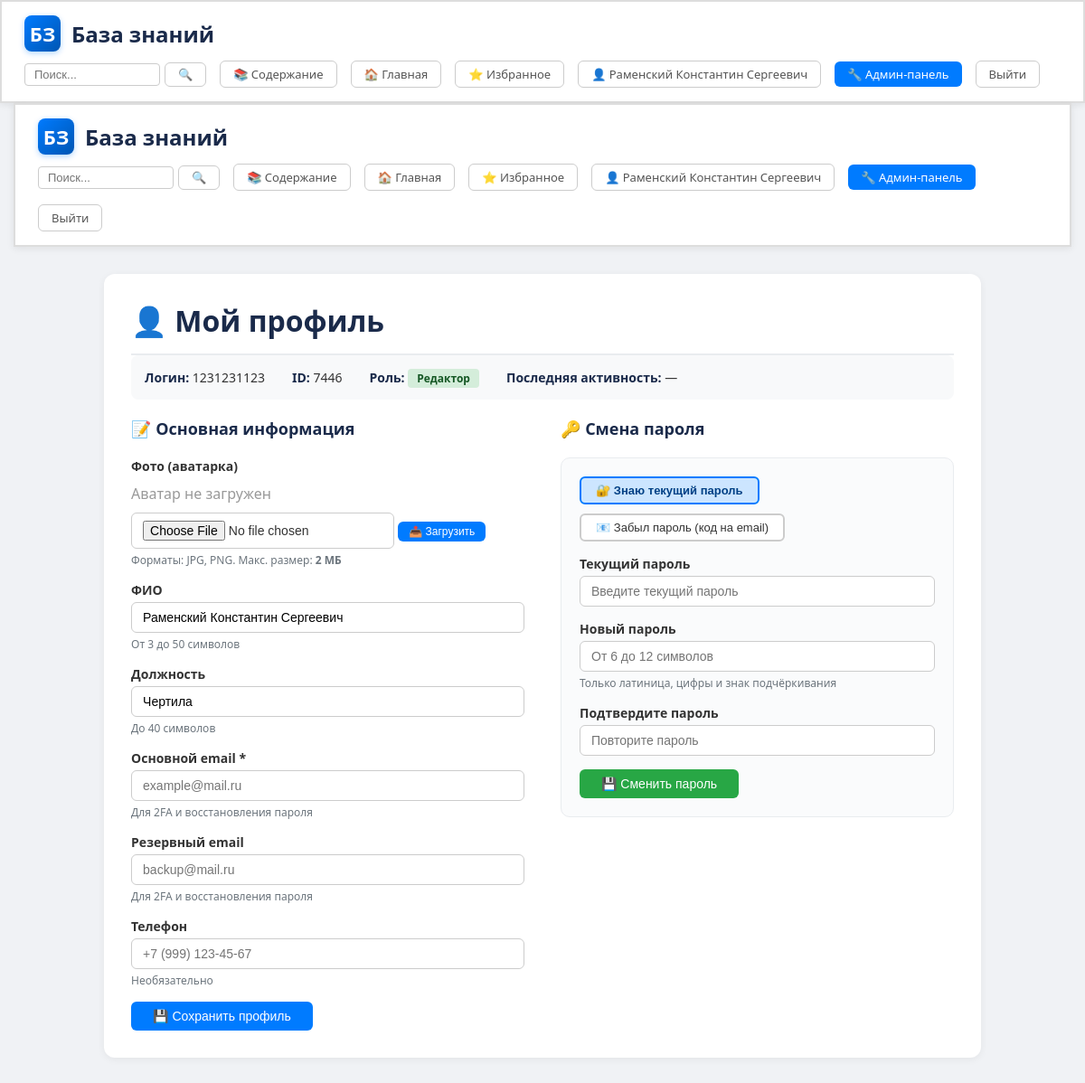
The app's page /profile.php (signed in) with its own data.
### tables this page shows
CREATE TABLE `users` (
  `id` int(11) NOT NULL AUTO_INCREMENT,
  `login` varchar(50) NOT NULL,
  `password` varchar(255) NOT NULL,
  `role` enum('admin','editor','employee','guest') DEFAULT 'guest',
  `full_name` varchar(255) DEFAULT NULL,
  `last_activity` datetime DEFAULT NULL,
  `position` varchar(255) DEFAULT NULL,
  `avatar` varchar(255) DEFAULT NULL,
  `deleted` tinyint(1) DEFAULT 0,
  `deleted_at` datetime DEFAULT NULL,
  `email` varchar(255) DEFAULT NULL,
  `backup_email` varchar(255) DEFAULT NULL,
  `phone` varchar(20) DEFAULT NULL,
  `two_factor_enabled` tinyint(1) DEFAULT 0,
  PRIMARY KEY (`id`),
  UNIQUE KEY `login` (`login`)
);

### config.php (called while the page is built, shortened)
<?php
$site_name = 'База знаний';
?>

### profile.php (the view, shortened to what this page needs)
<?php
require_once 'config.php';
$show_search = true;
include 'header.php';
$user_id = (int)$_SESSION['user_id'];
$role = $_SESSION['role'];
$stmt = $mysqli->prepare("SELECT id, login, full_name, position, avatar, email, backup_email, phone, two_factor_enabled, last_activity, role FROM users WHERE id = ?");
$stmt->bind_param("i", $user_id);
$stmt->execute();
$user = $stmt->get_result()->fetch_assoc();
?>
<!DOCTYPE html>
<html lang="ru">
<head>
    <link rel="stylesheet" href="style.css">
</head>
<body>
<div class="container">
    <?php
    $current_company_name = '';
    include 'header.php';
    ?>
    <div class="profile-container">
        <h1>👤 Мой профиль</h1>
        <div class="profile-info">
            <p><strong>Логин:</strong> <?= htmlspecialchars($user['login']) ?></p>
            <p><strong>ID:</strong> <?= $user['id'] ?></p>
            <p><strong>Роль:</strong> <span class="role-badge <?= $role ?>"><?= $role == 'admin' ? 'Администратор' : ($role == 'editor' ? 'Редактор' : 'Сотрудник') ?></span></p>
            <p><strong>Последняя активность:</strong> <?= $user['last_activity'] ? date('d.m.Y H:i:s', strtotime($user['last_activity'])) : '—' ?></p>
        </div>
        <div class="profile-two-col">
            <div class="profile-col-left">
                <div class="section-divider" style="border-top: none; padding-top: 0; margin-top: 0;">
                    <h3>📝 Основная информация</h3>
                </div>
                <form method="POST">
                    <div class="form-group">
                        <label>Фото (аватарка)</label>
                        <div class="avatar-preview" id="profile-avatar-preview">
                            <?php if ($user['avatar']): ?>
                                <img src="<?= htmlspecialchars($user['avatar']) ?>" alt="Аватар">
                            <?php else: ?>
                                <span style="color:#999;">Аватар не загружен</span>
                            <?php endif; ?>
                        </div>
                        <input type="file" id="profile-avatar-file" accept=".jpg,.jpeg,.png" style="width:auto;">
                        <button type="button" class="btn btn-sm btn-primary" onclick="uploadProfileAvatar()">📤 Загрузить</button>
                        <div class="hint">Форматы: JPG, PNG. Макс. размер: <strong>2 МБ</strong></div>
                    </div>
                    <div class="form-group">
                        <label>ФИО</label>
                        <input type="text" name="full_name" value="<?= htmlspecialchars($user['full_name'] ?? '') ?>" placeholder="Введите ФИО">
                        <div class="hint">От 3 до 50 символов</div>
                    </div>
                    <div class="form-group">
                        <label>Должность</label>
                        <input type="text" name="position" value="<?= htmlspecialchars($user['position'] ?? '') ?>" placeholder="Введите должность">
                        <div class="hint">До 40 символов</div>
                    </div>
                    <div class="form-group">
                        <label>Основной email *</label>
                        <input type="email" name="email" value="<?= htmlspecialchars($user['email'] ?? '') ?>" placeholder="example@mail.ru" required>
                        <div class="hint">Для 2FA и восстановления пароля</div>
                    </div>
                    <div class="form-group">
                        <label>Резервный email</label>
                        <input type="email" name="backup_email" value="<?= htmlspecialchars($user['backup_email'] ?? '') ?>" placeholder="backup@mail.ru">
                        <div class="hint">Для 2FA и восстановления пароля</div>
                    </div>
                    <div class="form-group">
                        <label>Телефон</label>
                        <input type="text" name="phone" value="<?= htmlspecialchars($user['phone'] ?? '') ?>" placeholder="+7 (999) 123-45-67">
                        <div class="hint">Необязательно</div>
                    </div>
                    <button type="submit" class="btn btn-primary">💾 Сохранить профиль</button>
                </form>
            </div>
            <div class="profile-col-right">
                <div class="section-divider" style="border-top: none; padding-top: 0; margin-top: 0;">
                    <h3>🔑 Смена пароля</h3>
                </div>
                <div class="password-section">
                    <div class="password-method-toggle">
                        <button type="button" class="method-btn active" id="method-current" onclick="switchPasswordMethod('current')">🔐 Знаю текущий пароль</button>
                        <button type="button" class="method-btn" id="method-code" onclick="switchPasswordMethod('code')">📧 Забыл пароль (код на email)</button>
                    </div>
                    <div class="password-method-content active" id="method-current-content">
                        <form method="POST">
                            <div class="form-group">
                                <label>Текущий пароль</label>
                                <input type="password" name="current_password" placeholder="Введите текущий пароль" required>
                            </div>
                            <div class="form-group">
                                <label>Новый пароль</label>
                                <input type="password" name="new_password" placeholder="От 6 до 12 символов" required>
                                <div class="hint">Только латиница, цифры и знак подчёркивания</div>
                            </div>
                            <div class="form-group">
                                <label>Подтвердите пароль</label>
                                <input type="password" name="confirm_password" placeholder="Повторите пароль" required>
                            </div>
                            <button type="submit" class="btn btn-success">💾 Сменить пароль</button>
                        </form>
                    </div>
                </div>
            </div>
        </div>
    </div>
</div>
</body>
</html>

### header.php (shortened to what this page needs)
<?php
$user_full_name = $_SESSION['full_name'] ?? $_SESSION['login'] ?? 'Гость';
$user_role = $_SESSION['role'] ?? 'guest';
$is_admin = ($user_role == 'admin');
$is_editor = ($user_role == 'editor');
if (isset($_SESSION['user_id'])) {
    $stmt = $mysqli->prepare("SELECT avatar, full_name, position FROM users WHERE id = ?");
    $uid = (int)$_SESSION['user_id'];
    $stmt->bind_param("i", $uid);
    $stmt->execute();
    $user_data = $stmt->get_result()->fetch_assoc();
    if ($user_data) {
        $user_full_name = $user_data['full_name'] ?? $_SESSION['login'];
    }
}
$show_search = $show_search ?? false;
$current_company_name = $current_company_name ?? '';
$site_title = ($site_name ?? 'База знаний') . ($current_company_name ? ' — ' . $current_company_name : '');
?>
<header class="header">
    <div class="logo">
        <span class="logo-svg" title="База знаний">БЗ</span>
        <span class="site-title"><?= htmlspecialchars($site_title) ?></span>
    </div>
    <div class="user-menu">
        <?php if ($show_search): ?>
        <form action="search.php" method="get" class="search-form">
            <input type="text" name="q" placeholder="Поиск..." value="<?= htmlspecialchars($_GET['q'] ?? '') ?>">
            <button type="submit" class="btn btn-sm btn-outline">🔍</button>
        </form>
        <?php endif; ?>
        <?php if (!empty($_SESSION['last_company_id'])): ?>
            <a href="view.php?company=<?= (int)$_SESSION['last_company_id'] ?>" class="btn btn-sm btn-outline">📚 Содержание</a>
        <?php else: ?>
            <a href="index.php" class="btn btn-sm btn-outline">📚 Содержание</a>
        <?php endif; ?>
        <a href="index.php" class="btn btn-sm btn-outline">🏠 Главная</a>
        <?php if (isset($_SESSION['user_id'])): ?>
            <a href="favorites.php" class="btn btn-sm btn-outline">⭐ Избранное</a>
        <?php endif; ?>
        <?php if (isset($_SESSION['user_id'])): ?>
            <a href="profile.php" class="btn-profile">👤 <?= htmlspecialchars($user_full_name) ?></a>
        <?php else: ?>
            <a href="login.php" class="btn btn-sm btn-primary">Войти</a>
        <?php endif; ?>
        <?php if (isset($_SESSION['user_id']) && ($is_admin || $is_editor)): ?>
            <a href="admin.php" class="btn btn-sm btn-primary">🔧 Админ-панель</a>
        <?php endif; ?>
        <?php if (isset($_SESSION['user_id'])): ?>
            <a href="logout.php" class="btn btn-sm btn-outline">Выйти</a>
        <?php endif; ?>
    </div>
</header>

### style.css (style rules this page uses)
* { margin: 0; padding: 0; box-sizing: border-box; }
body { font-family: 'Segoe UI', Arial, sans-serif; background: #f0f2f5; color: #333; min-height: 100vh; }
.container { width: 100%; max-width: 100%; padding: 0 15px; margin: 0; display: flex; flex-direction: column; min-height: 100vh; }
.header { background: #ffffff; padding: 15px 25px; border: 2px solid #ddd; border-radius: 0; box-shadow: 0 2px 8px rgba(0,0,0,0.08); display: flex; justify-content: space-between; align-items: center; margin: 0; flex-wrap: wrap; gap: 10px; width: 100%; }
.logo { display: flex; align-items: center; gap: 12px; }
.site-title { font-size: 24px; font-weight: 700; color: #1a2a4a; }
.user-menu { display: flex; align-items: center; gap: 15px; flex-wrap: wrap; }
.user-menu .search-form { display: flex; align-items: center; gap: 5px; }
.user-menu .search-form input[type="text"] { padding: 4px 10px; border: 1px solid #ccc; border-radius: 4px; font-size: 13px; width: 150px; }
.user-menu .btn-profile { background: transparent; border: 1px solid #ccc; color: #555; padding: 5px 14px; border-radius: 6px; text-decoration: none; font-weight: 500; font-size: 13px; transition: all 0.2s; display: inline-flex; align-items: center; gap: 6px; }
.btn { display: inline-block; padding: 8px 20px; border-radius: 6px; text-decoration: none; font-weight: 500; font-size: 14px; border: none; cursor: pointer; transition: all 0.2s; }
.btn-primary { background: #007bff; color: #fff; }
.btn-sm { padding: 5px 14px; font-size: 13px; }
.btn-outline { background: transparent; border: 1px solid #ccc; color: #555; }
.btn-success { background: #28a745; color: #fff; }

### header.php (style rules this page uses)
.header { background: #ffffff; padding: 15px 25px; border: 2px solid #ddd; border-radius: 0; box-shadow: 0 2px 8px rgba(0,0,0,0.08); display: flex; justify-content: space-between; align-items: center; margin: 0; flex-wrap: wrap; gap: 10px; width: 100%; }
.logo { display: flex; align-items: center; gap: 12px; }
.logo-svg { width: 40px; height: 40px; display: inline-block; background: linear-gradient(135deg, #007bff 0%, #0056b3 100%); border-radius: 8px; display: flex; align-items: center; justify-content: center; color: #fff; font-size: 22px; font-weight: 700; box-shadow: 0 2px 6px rgba(0,123,255,0.3); flex-shrink: 0; }
.site-title { font-size: 24px; font-weight: 700; color: #1a2a4a; }
.user-menu { display: flex; align-items: center; gap: 15px; flex-wrap: wrap; }
.user-menu .search-form { display: flex; align-items: center; gap: 5px; }
.user-menu .search-form input[type="text"] { padding: 4px 10px; border: 1px solid #ccc; border-radius: 4px; font-size: 13px; width: 150px; }
.user-menu .btn-profile { background: transparent; border: 1px solid #ccc; color: #555; padding: 5px 14px; border-radius: 6px; text-decoration: none; font-weight: 500; font-size: 13px; transition: all 0.2s; display: inline-flex; align-items: center; gap: 6px; }

### records on screen
users: full_name "Раменский Константин Сергеевич Раменский Константин Сергеевич", login "1231231123", id "7446", full_name "Раменский Константин Сергеевич", position "Чертила"

### other values on screen
$site_title "База знаний База знаний"
